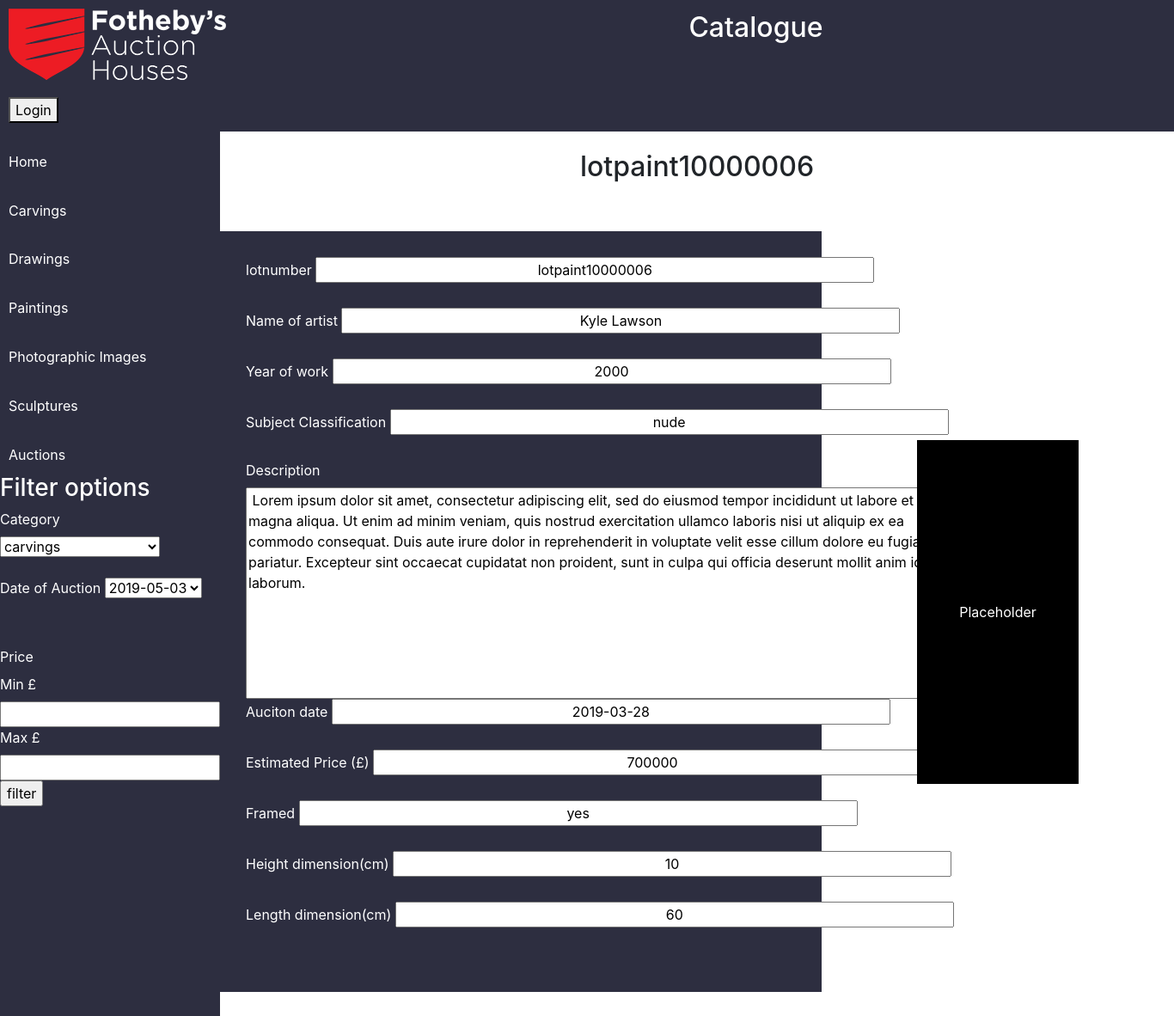
Screenshot of /default/public/auctionlotshowpaint.php?id=10000006 with the database file from the repository.
### tables this page shows
CREATE TABLE `Paintings` (
  `idPaintings` int(11) NOT NULL AUTO_INCREMENT,
  `lotnumber` varchar(45) NOT NULL DEFAULT 'lotpaint',
  `Name_of_artist` varchar(45) DEFAULT NULL,
  `year_work_produced` varchar(45) DEFAULT NULL,
  `subject_classification` varchar(45) DEFAULT NULL,
  `description` varchar(500) DEFAULT NULL,
  `auction_date` varchar(45) DEFAULT NULL,
  `estimated_price` varchar(45) DEFAULT NULL,
  `medium_used` varchar(45) DEFAULT NULL,
  `framed` varchar(45) DEFAULT NULL,
  `height_dimension` varchar(45) DEFAULT NULL,
  `length_dimension` varchar(45) DEFAULT NULL,
  `Auction` varchar(45) DEFAULT NULL,
  `status` varchar(45) DEFAULT NULL,
  `category` varchar(45) DEFAULT NULL,
  `sold_for` varchar(45) DEFAULT NULL,
  `commision_price` varchar(45) DEFAULT NULL,
  PRIMARY KEY (`idPaintings`,`lotnumber`)
);

### default/public/auctionlotshowpaint.php (the view, shortened to what this page needs)
<?php
require 'headers/publicheader.php';
   $sculpture= $pdo->query('SELECT * FROM Paintings WHERE idPaintings = '. $_GET['id'])->fetch()  ;
?>
<h2><?php echo $sculpture['lotnumber'] .$sculpture['idPaintings']; ?></h2>
<div class="con">
<div class="formadd">
<form action="" method="POST" >
          <label>lotnumber</label>
          <input readonly="readonly"  type="text" name="lotnumber" value="<?php echo $sculpture['lotnumber'].$sculpture['idPaintings']; ?>" /><br /><br />
          <label>Name of artist</label>
          <input readonly="readonly" type="text" name="name_of_artist" value="<?php echo $sculpture['Name_of_artist']; ?>" /><br /><br />
          <label>Year of work</label>
          <input readonly="readonly" type="text" name="year_of_work" value="<?php echo $sculpture['year_work_produced']; ?>" /><br /><br />
          <label>Subject Classification</label>
          <input readonly="readonly" type="text" name="subject_classification" value="<?php echo $sculpture['subject_classification']; ?>" /><br /><br />
          <label>Description</label>
                    <textarea rows="10" cols="80" readonly name="description"> <?php echo $sculpture['description']; ?></textarea>
          <label>Auciton date</label>
          <input readonly="readonly" type="text" name="auction_date" value="<?php echo $sculpture['auction_date']; ?>" /><br /><br />
          <label>Estimated Price (£)</label>
          <input readonly="readonly" type="text" name="estimated_price" value="<?php echo $sculpture['estimated_price']; ?>" /><br /><br />
          <label>Framed</label>
          <input readonly="readonly" type="text" name="material" value="<?php echo $sculpture['framed']; ?>" /><br /><br />
          <label>Height dimension(cm)</label>
          <input readonly="readonly" type="text" name="height" value="<?php echo $sculpture['height_dimension']; ?>" /><br /><br />
          <label>Length dimension(cm)</label>
          <input readonly="readonly" type="text" name="length" value="<?php echo $sculpture['length_dimension']; ?>" /><br /><br />
        </form>
      </div>
        <div class="placehold2">
          Placeholder
        </div>
</div>

### default/public/style.css (style rules this page uses)
html,body { height:100%; margin:0; }
body { width: 100%; height: 100%; }
.formadd { background-color: #2d2e40; color: white; width: 700px; padding: 30px; display: flex; margin-right: 10%; }
.formadd input { width: 650px; justify-content: center; text-align: center; }
.con { display: flex; justify-content: center; align-items: center; margin-top: 5%; }
h2 { margin-top: 2%; text-align: center; }
.placehold2 { width:400px; background-color: black; color: white; display: flex; justify-content: center; align-items: center; height: 400px; margin-right: 10%; }

### rows the page displays
paintings: lotnumber "lotpaint", idPaintings "10000006", lotnumber "lotpaint10000006", name_of_artist "Kyle Lawson", year_of_work "2000", subject_classification "nude", description "Lorem ipsum dolor sit amet, consectetur adipiscing elit, sed do eiusmod tempor incididunt ut labore et dolore magna aliqua. Ut enim ad minim veniam, quis nostrud exercitation ullamco laboris nisi ut aliquip ex ea commodo consequat. Duis aute irure dolor in reprehenderit in voluptate velit esse cillum dolore eu fugiat nulla pariatur. Excepteur sint occaecat cupidatat non proident, sunt in culpa qui officia deserunt mollit anim id est laborum.", auction_date "2019-03-28", estimated_price "700000", material "yes", height "10", length "60"

### other values shown
form field date "2019-05-03"
